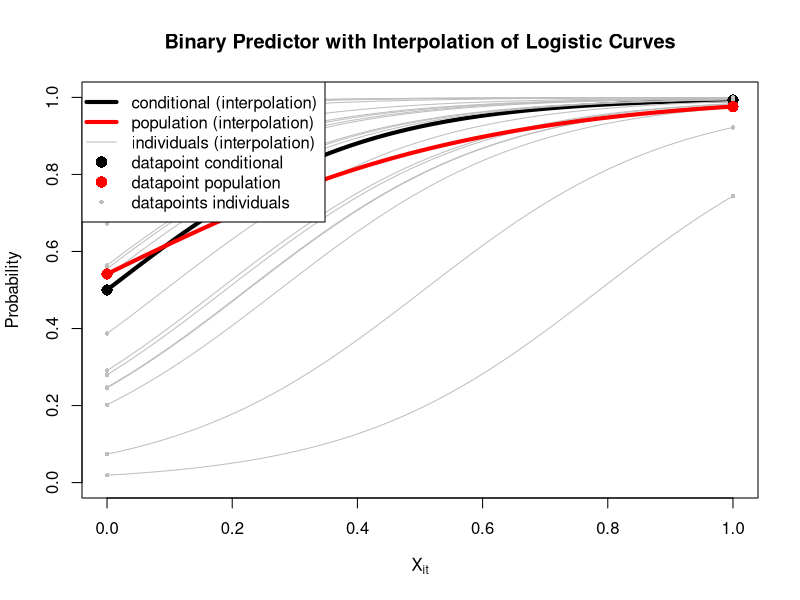
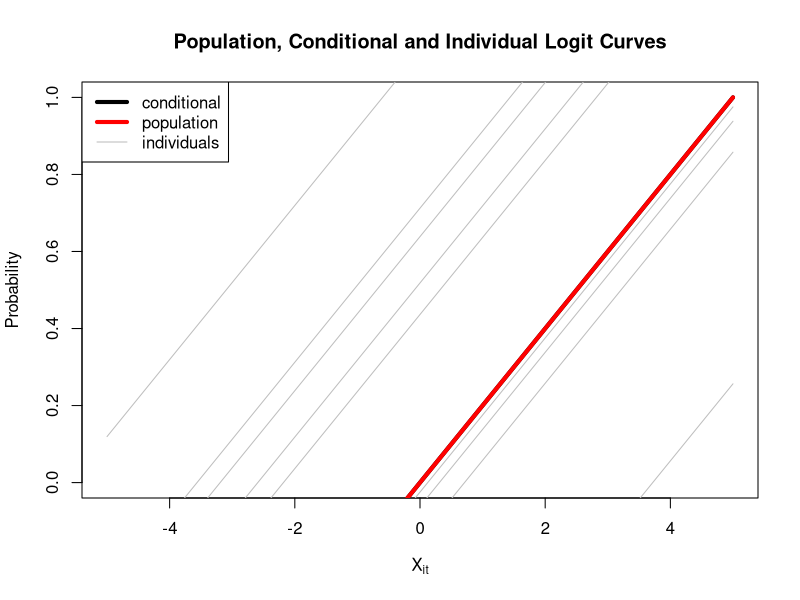
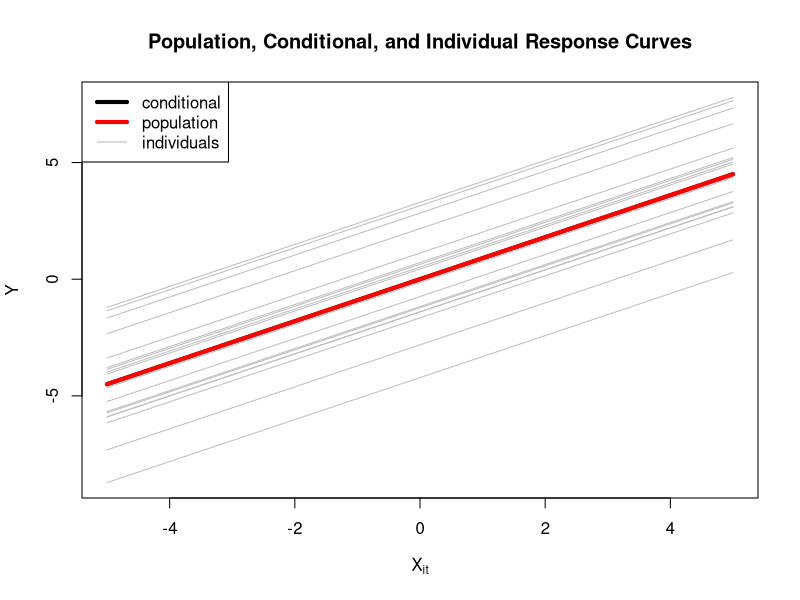
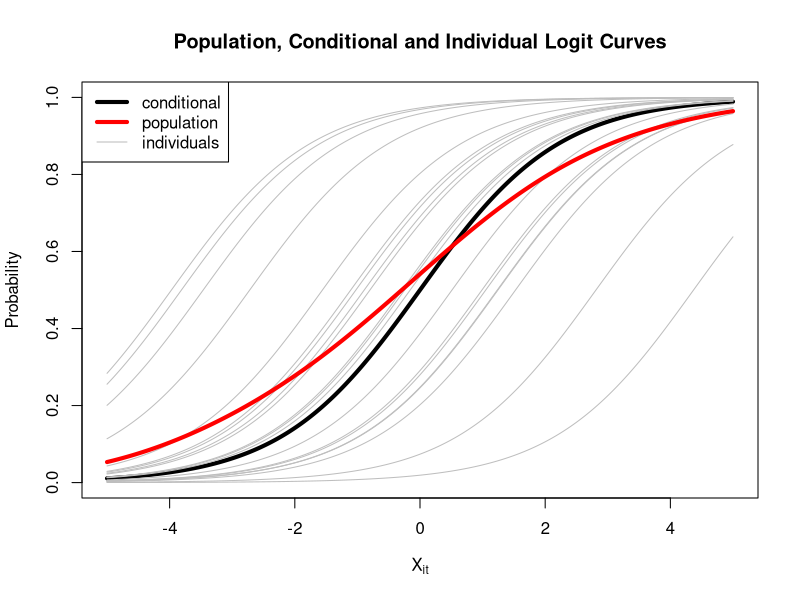

Generate these figures, in order, with R:
## ---- chunk 1
#| label: fig-marginal-vs-conditional
#| fig.width: 10
#| fig.height: 8

set.seed(123) # For reproducibility

# Parameters
beta_0 <- 0 # for simplicity
beta_1 <- 0.9
sigma_b0 <- sqrt(4)

n_individuals <- 20 # Number of individuals to plot
X_grid <- seq(-5, 5, length.out = 10000) # Values for X_it

# Generate random intercepts for individuals
b0 <- rnorm(n_individuals, mean = 0, sd = sigma_b0)

# Conditional-level logit and probability: the mean individual (b0 = 0)
logit_conditional <- beta_0 + beta_1 * X_grid + 0 # expected value
pi_conditional <- 1 / (1 + exp(-logit_conditional))

# Individual-specific logits and probabilities
logit_individuals <- sapply(b0, function(b) beta_0 + beta_1 * X_grid + b) # expected value
pi_individuals <- 1 / (1 + exp(-logit_individuals))

# Population-level logit and probability: average probabilities across individuals
pi_population <- rowMeans(pi_individuals)

# save the upcoming plot
png("figure/fig-marginal-vs-conditional.png", width = 1200, height = 1000, res = 150)

# Plot the conditional-level curve
plot(X_grid, pi_conditional, type = "l", lwd = 4, col = "black",
     ylim = c(0, 1), xlim = c(-5, 5), xlab = expression(X[it]), ylab = "Probability",
     main = "Population, Conditional and Individual Logit Curves")

# Add individual curves (grey lines)
for (i in 1:n_individuals) {
  lines(X_grid, pi_individuals[, i], col = "grey", lwd = 1)
}

# add the population-level curve (red line)
lines(X_grid, pi_population, col = "red", lwd = 4)

# Add a legend
legend("topleft", legend = c("conditional", "population", "individuals"),
       col = c("black", "red",  "grey"), lty = c(1, 1, 1), lwd = c(4, 4, 1))

dev.off()
## ---- chunk 2
#| label: fig-overlay-logistic
#| fig.width: 10
#| fig.height: 8

set.seed(123) # For reproducibility

# Parameters
beta_0 <- 0
beta_1 <- 5
sigma_b0 <- sqrt(4)

n_individuals <- 20 # Number of individuals to plot

# Continuous logistic predictor
X_grid_cont <- seq(0, 1, length.out = 10000)

# Binary predictor
X_grid_bin <- c(0, 1)

# Generate random intercepts for individuals
b0 <- rnorm(n_individuals, mean = 0, sd = sigma_b0)

# Continuous predictor: Compute conditional and individual probabilities
logit_conditional <- beta_0 + beta_1 * X_grid_cont
pi_conditional <- 1 / (1 + exp(-logit_conditional))

logit_individuals_cont <- sapply(b0, function(b) beta_0 + beta_1 * X_grid_cont + b)
pi_individuals_cont <- 1 / (1 + exp(-logit_individuals_cont))

pi_population_cont <- rowMeans(pi_individuals_cont)

# Binary predictor: Compute probabilities
logit_individuals_bin <- sapply(b0, function(b) outer(beta_0 + beta_1 * X_grid_bin, b, "+"))
pi_individuals_bin <- 1 / (1 + exp(-logit_individuals_bin))

pi_population_bin <- rowMeans(pi_individuals_bin)

# Plot the continuous logistic curve
plot(X_grid_cont, pi_conditional, type = "l", lwd = 4, col = "black",
     ylim = c(0, 1), xlim = c(0, 1), xlab = expression(X[it]), ylab = "Probability",
     main = "Binary Predictor with Interpolation of Logistic Curves")

# Add individual curves (grey lines) for continuous logistic function
for (i in 1:n_individuals) {
  lines(X_grid_cont, pi_individuals_cont[, i], col = "grey", lwd = 1)
}

# Add population-level curve (red line) for continuous logistic function
lines(X_grid_cont, pi_population_cont, col = "red", lwd = 4)

# Overlay binary predictor points (black and red)
points(X_grid_bin, 1 / (1 + exp(-(beta_0 + beta_1 * X_grid_bin))), col = "black", pch = 16, cex = 1.5)
for (i in 1:n_individuals) {
  points(X_grid_bin, pi_individuals_bin[, i], col = "grey", pch = 16, cex = 0.6)
}
points(X_grid_bin, pi_population_bin, col = "red", pch = 16, cex = 1.5)

# Add a legend
legend("topleft", legend = c("conditional (interpolation)", "population (interpolation)", "individuals (interpolation)", 
                             "datapoint conditional", "datapoint population", "datapoints individuals"),
       col = c("black", "red", "grey", "black", "red", "grey"), 
       lty = c(1, 1, 1, NA, NA, NA), 
       pch = c(NA, NA, NA, 16, 16, 16), 
       lwd = c(4, 4, 1, NA, NA, NA), pt.cex = c(NA, NA, NA, 1.5, 1.5, 0.6))

## ---- chunk 3
#| label: fig-mixed-linear-model
#| fig.width: 10
#| fig.height: 8

set.seed(123) # For reproducibility

# Parameters
beta_0 <- 0 # for simplicity
beta_1 <- 0.2
sigma_b0 <- sqrt(4)

n_individuals <- 20 # Number of individuals to plot
X_grid <- seq(-5, 5, length.out = 10000) # Values for X_it

# Generate random intercepts for individuals
b0 <- rnorm(n_individuals, mean = 0, sd = sigma_b0)
expected_b0_is_zero = TRUE
if (expected_b0_is_zero == TRUE){
  b0 <- b0 - mean(b0)  # Centering step
}

# Conditional-level: the mean individual (b0 = 0)
expected_Y_conditional <- beta_0 + beta_1 * X_grid + 0

# Individual-specific
expected_Y_individuals <- sapply(b0, function(b) beta_0 + beta_1 * X_grid + b)

# Population-level: average probabilities across individuals
expected_Y_population <- rowMeans(expected_Y_individuals) # method 1
# expected_Y_population2 <- expected_Y_conditional + mean(b0) # method 2 (yields same result)

# save the upcoming plot
# png("figure/fig-marginal-vs-conditional.png", width = 1200, height = 1000, res = 150)

# Plot the conditional-level curve
plot(X_grid, expected_Y_conditional, type = "l", lwd = 4, col = "black",
     ylim = c(0, 1), xlim = c(-5, 5), xlab = expression(X[it]), ylab = "Probability",
     main = "Population, Conditional and Individual Logit Curves")

# Add individual curves (grey lines)
for (i in 1:n_individuals) {
  lines(X_grid, expected_Y_individuals[, i], col = "grey", lwd = 1)
}

# add the population-level curve (red line)
lines(X_grid, expected_Y_population, col = "red", lwd = 4)

# # add the population-level curve (orange line)
# lines(X_grid, expected_Y_population2, col = "orange", lwd = 4)

# Add a legend
legend("topleft", legend = c("conditional", "population", "individuals"),
       col = c("black", "red",  "grey"), lty = c(1, 1, 1), lwd = c(4, 4, 1))

# dev.off()
## ---- chunk 4
#| label: fig-marginal-vs-conditional-mlm
#| fig.width: 10
#| fig.height: 8

set.seed(123) # For reproducibility

# Parameters
beta_0 <- 0 # Intercept
beta_1 <- 0.9 # Slope
sigma_b0 <- sqrt(4) # Standard deviation of random intercepts

n_individuals <- 20 # Number of individuals to plot
X_grid <- seq(-5, 5, length.out = 10000) # Values for X_it

# Generate random intercepts for individuals
b0 <- rnorm(n_individuals, mean = 0, sd = sigma_b0)

# create centering option
expected_b0_is_zero = TRUE
if (expected_b0_is_zero == TRUE){
  b0 <- b0 - mean(b0)  # Centering step
}

# Conditional-level prediction (mean individual, b0 = 0)
y_conditional <- beta_0 + beta_1 * X_grid

# Individual-specific predictions
y_individuals <- sapply(b0, function(b) beta_0 + beta_1 * X_grid + b)

# Population-level prediction (average across individuals)
y_population <- rowMeans(y_individuals)

# Save the upcoming plot
# png("figure/fig-marginal-vs-conditional-mlm.png", width = 1200, height = 1000, res = 150)

# Plot the conditional-level curve
plot(X_grid, y_conditional, type = "l", lwd = 4, col = "black",
     ylim = range(y_individuals), xlim = c(-5, 5), xlab = expression(X[it]), ylab = expression(Y),
     main = "Population, Conditional, and Individual Response Curves")

# Add individual curves (grey lines)
for (i in 1:n_individuals) {
  lines(X_grid, y_individuals[, i], col = "grey", lwd = 1)
}

# Add the population-level curve (red line)
lines(X_grid, y_population, col = "red", lwd = 4)

# Add a legend
legend("topleft", legend = c("conditional", "population", "individuals"),
       col = c("black", "red", "grey"), lty = c(1, 1, 1), lwd = c(4, 4, 1))

# dev.off()
